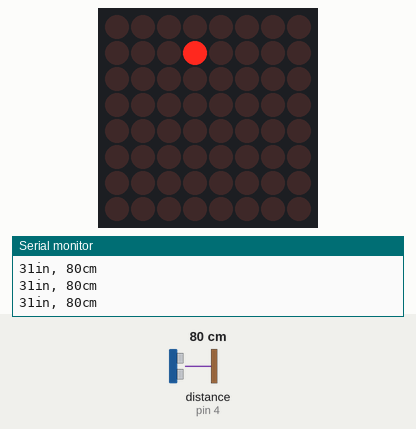
Simulated run of this sketch. Board: Arduino Uno, built with avr-gcc and run on an emulated ATmega328P. Shown: 8×8 LED matrix, the last lines printed to the serial monitor. Wiring (inferred from the names in the program): ultrasonic range finder: trigger pin 2; echo pin 4. Inputs (shaded band) come from the test bench; at power-on: distance to the obstacle (sensor on pin 4) 80 cm. The echo pulse lasts 58.3 µs per cm.

Above: at 1.2 s.
1.3 s: distance to the obstacle (sensor on pin 4) set to 9 cm
At 1.7 s:
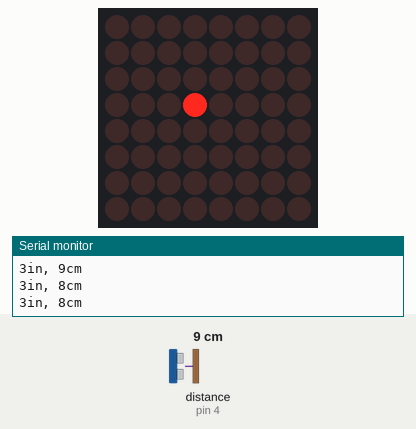
2.8 s: distance to the obstacle (sensor on pin 4) set to 35 cm
At 4.0 s:
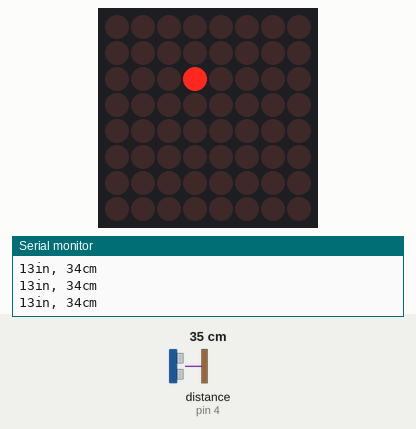
4.3 s: distance to the obstacle (sensor on pin 4) set to 250 cm
At 5.6 s:
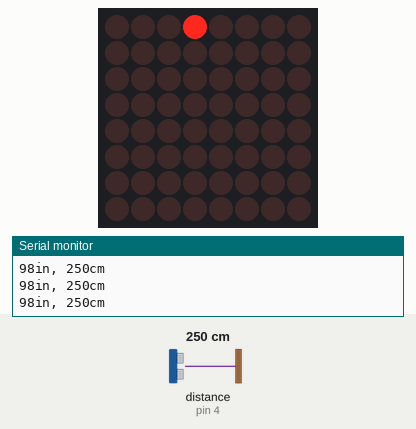
5.9 s: distance to the obstacle (sensor on pin 4) set to 60 cm
At 7.0 s:
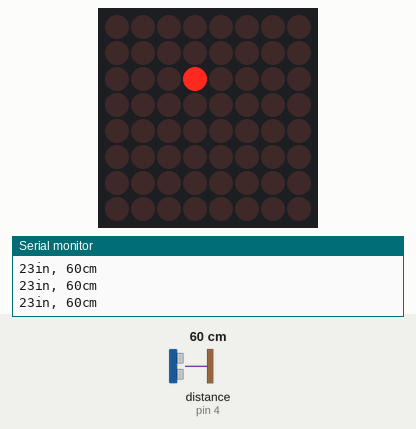
7.4 s: distance to the obstacle (sensor on pin 4) set to 29 cm
10.4 s: distance to the obstacle (sensor on pin 4) set to 23 cm
At 11.4 s:
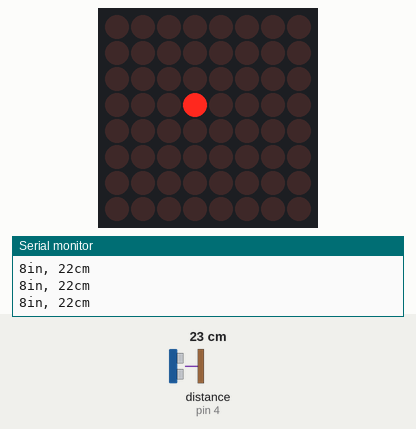
Timing chart, 0 to 13.4 s (numbered marks = the images above; inputs shaded):
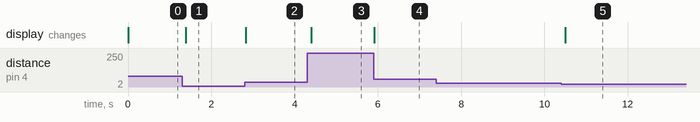

Measured:
- the behaviour switches between 26 and 25 cm on distance to the obstacle (sensor on pin 4) (found by bisection; images 4 and 5)
- after the input at 1.3 s, the display: changes after 0.09 s (image 1)
- after the input at 2.8 s, the display: changes at once (image 2)
- after the input at 4.3 s, the display: changes after 0.10 s (image 3)
- after the input at 5.9 s, the display: changes at once (image 4)
- after the input at 10.4 s, the display: changes after 0.10 s (image 5)

The sketch:

ultra.ino
```cpp
#include "LedControl.h"

LedControl lc=LedControl(12,11,10,1);  // Pins: DIN,CLK,CS, # of Display connected

byte a14[] =
{
   0x10,0x00,0x00,0x00,0x00,0x00,0x00,0x00,
};
byte a15[] =
{
   0x08,0x00,0x00,0x00,0x00,0x00,0x00,0x00,
};
byte a24[] =
{
   0x00,0x10,0x00,0x00,0x00,0x00,0x00,0x00,
};
byte a25[] =
{
   0x00,0x08,0x00,0x00,0x00,0x00,0x00,0x00,
};
byte a34[] =
{
   0x00,0x00,0x10,0x00,0x00,0x00,0x00,0x00,
};
byte a35[] =
{
   0x00,0x00,0x08,0x00,0x00,0x00,0x00,0x00,
};
byte a44[] =
{
   0x00,0x00,0x00,0x10,0x00,0x00,0x00,0x00,
};
byte a45[] =
{
   0x08,0x00,0x00,0x08,0x00,0x00,0x00,0x00,
};
const int trigPin = 2;
const int echoPin = 4;

void setup() {
  // initialize serial communication:
  Serial.begin(9600);
  lc.shutdown(0,false);
  lc.setIntensity(0,.7);
  lc.clearDisplay(0);
}
void sa14()
{
  for (int i = 0; i < 8; i++)
  {
    lc.setRow(0,i,a14[i]);
  }
}
void sa15()
{
  for (int i = 0; i < 8; i++)
  {
    lc.setRow(0,i,a15[i]);
  }
}
void sa24()
{
  for (int i = 0; i < 8; i++)
  {
    lc.setRow(0,i,a24[i]);
  }
}
void sa25()
{
  for (int i = 0; i < 8; i++)
  {
    lc.setRow(0,i,a25[i]);
  }
}
void sa34()
{
  for (int i = 0; i < 8; i++)
  {
    lc.setRow(0,i,a34[i]);
  }
}
void sa35()
{
  for (int i = 0; i < 8; i++)
  {
    lc.setRow(0,i,a35[i]);
  }
}
void sa44()
{
  for (int i = 0; i < 8; i++)
  {
    lc.setRow(0,i,a44[i]);
  }
}
void sa45()
{
  for (int i = 0; i < 8; i++)
  {
    lc.setRow(0,i,a45[i]);
  }
}


void loop()
{
  // establish variables for duration of the ping,
  // and the distance result in inches and centimeters:
  long duration, inches, cm;

  // The sensor is triggered by a HIGH pulse of 10 or more microseconds.
  // Give a short LOW pulse beforehand to ensure a clean HIGH pulse:
  pinMode(trigPin, OUTPUT);
  digitalWrite(trigPin, LOW);
  delayMicroseconds(2);
  digitalWrite(trigPin, HIGH);
  delayMicroseconds(10);
  digitalWrite(trigPin, LOW);

  // Read the signal from the sensor: a HIGH pulse whose
  // duration is the time (in microseconds) from the sending
  // of the ping to the reception of its echo off of an object.
  pinMode(echoPin, INPUT);
  duration = pulseIn(echoPin, HIGH);

  // convert the time into a distance
  inches = microsecondsToInches(duration);
  cm = microsecondsToCentimeters(duration);

  Serial.print(inches);
  Serial.print("in, ");
  Serial.print(cm);
  Serial.print("cm");
  Serial.println();
  if(inches > 50)
  {
    sa14();

  }
  if(inches > 25 && inches < 50 )
  {
    sa24();

   }
  if(inches > 10 && inches < 25 )
  {
    sa34();

  }
  if(inches > 1 && inches < 10)
  {
    sa44();

  }

  delay(100);
}

long microsecondsToInches(long microseconds)
{
  // According to Parallax's datasheet for the PING))), there are
  // 73.746 microseconds per inch (i.e. sound travels at 1130 feet per
  // second).  This gives the distance travelled by the ping, outbound
  // and return, so we divide by 2 to get the distance of the obstacle.
  // See: http://www.parallax.com/dl/docs/prod/acc/28015-PING-v1.3.pdf
  return microseconds / 74 / 2;
}

long microsecondsToCentimeters(long microseconds)
{
  // The speed of sound is 340 m/s or 29 microseconds per centimeter.
  // The ping travels out and back, so to find the distance of the
  // object we take half of the distance travelled.
  return microseconds / 29 / 2;
}
```
